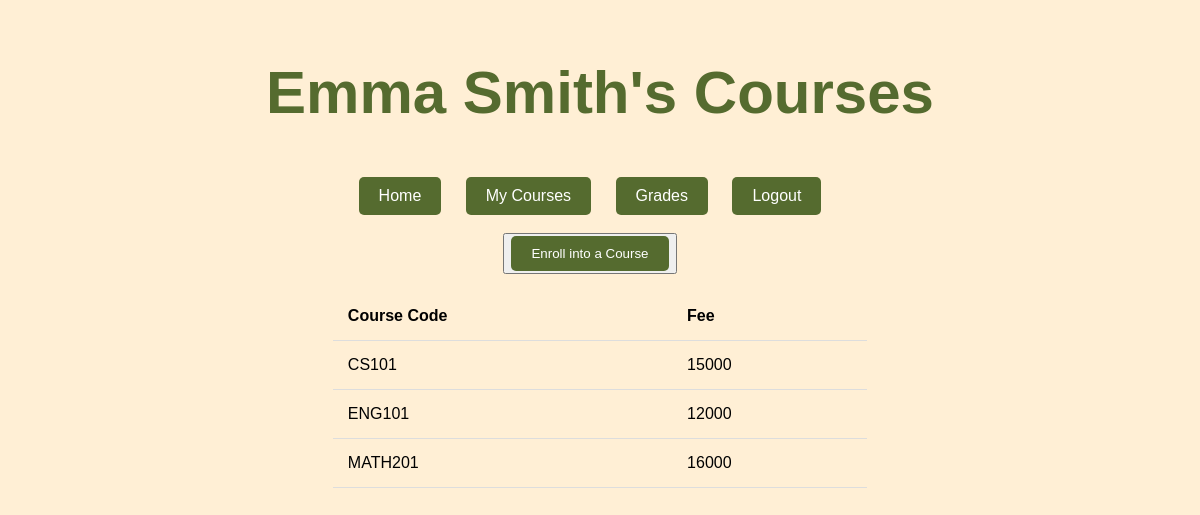
The page /showmycourse.php (signed in) on the database its author committed.
### tables this page shows
CREATE TABLE `student_class` (
  `stu_ID` int(11) NOT NULL,
  `clsCODE` varchar(20) NOT NULL,
  `Fee` float DEFAULT NULL
);

### showmycourse.php (the view, shortened to what this page needs)
<?php
include('dbconnect.php');
?>
<!DOCTYPE html>
<html lang="en">
  <head>
  </head>
  <body>
    <div class="container">
      <div>
        <h2><?php echo $_SESSION['student_name'] ?>'s Courses</h2>
        <ul>
          <li><a href="student_home.php">Home</a></li>
          <li><a href="showmycourse.php">My Courses</a></li>
          <li><a href="showmygrades.php">Grades</a></li>
          <li><a href="logout.php">Logout</a></li>
          <br><br>
      <li><button><a href="add_course.php">Enroll into a Course</a></button></li>
        </ul>
        <br><br>
        <?php
          $stu_id = $_SESSION['student_id'];
          $sql = "SELECT clsCODE, Fee FROM student_class WHERE stu_id = $stu_id";
          $result = mysqli_query($conn, $sql);
          if(mysqli_num_rows($result) > 0){
            echo "<table>";
            echo "<tr><th>Course Code</th><th>Fee</th></tr>";
            while($row = mysqli_fetch_assoc($result)){
              echo "<tr><td>".$row['clsCODE']."</td><td>".$row['Fee']."</td></tr>";
            }
            echo "</table>";
          } else {
            echo "No courses found.";
          }
        ?>
      </div>
    </div>

### showmycourse.php (style rules this page uses)
body { background-color: #fFEFD5; font-family: Arial, sans-serif; text-align: center; }
h2 { color: #556b2f; font-size: 60px; margin-top: 50px; }
ul { list-style-type: none; margin: 0; padding: 0; display: inline-block; }
li { display: inline-block; margin-right: 20px; }
a { display: inline-block; background-color: #556b2f; color: #fff; padding: 10px 20px; border-radius: 5px; text-decoration: none; transition: all 0.2s ease; }
table { margin: 0 auto; border-collapse: collapse; width: 80%; }
th, td { padding: 15px; text-align: left; border-bottom: 1px solid #ddd; }
.container { display: flex; justify-content: center; align-items: center; height: 100%; }

### rows shown on the page
student_class: clsCODE "CS101", Fee "15000"
student_class: clsCODE "ENG101", Fee "12000"
student_class: clsCODE "MATH201", Fee "16000"

### other values the page prints
$_SESSION['student_name'] "Emma Smith"
